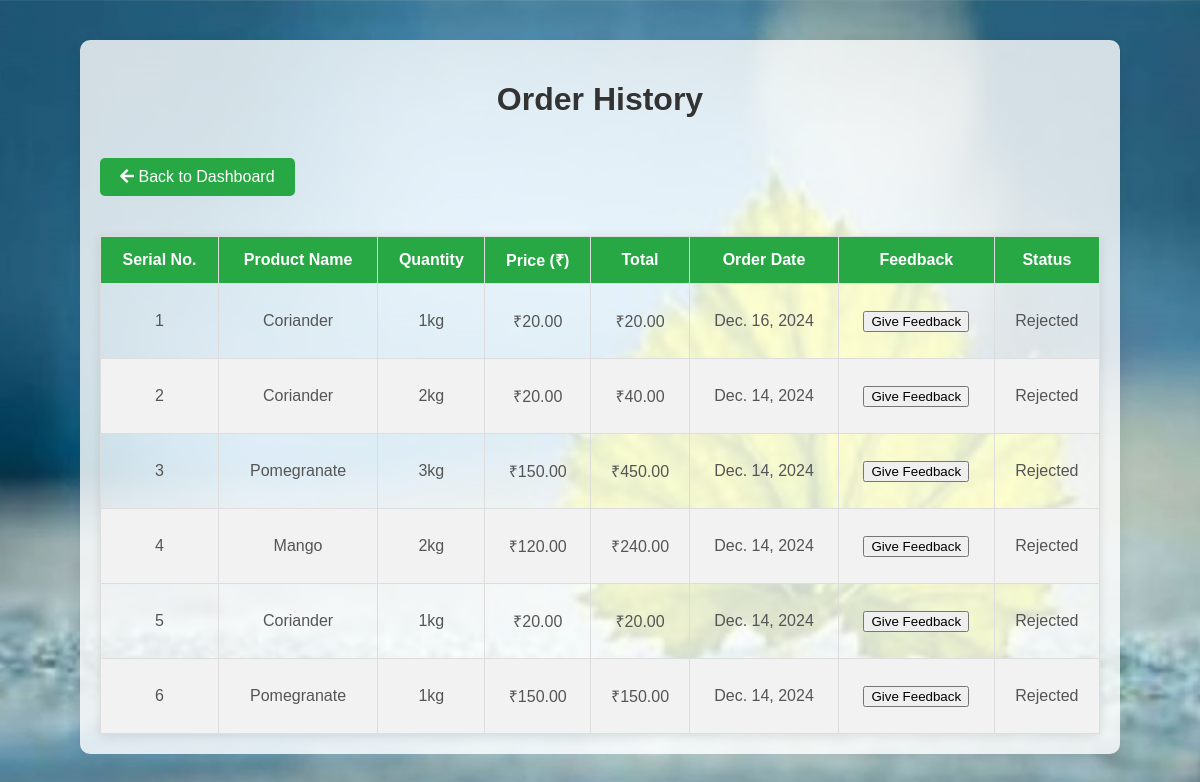
The app's page /customer/order/history/ (signed in) with its own data.
### customer/models/order.py (models this page shows, shortened)
class Order(models.Model):
    product = models.ForeignKey(Product,
                                on_delete=models.CASCADE)
    customer = models.ForeignKey(Customer,
                                 on_delete=models.CASCADE)
    farmer = models.ForeignKey(Farmer,
                                 on_delete=models.CASCADE)
    quantity = models.IntegerField(default=1)
    price = models.IntegerField()
    address = models.CharField(max_length=50, default='', blank=True)
    phone = models.CharField(max_length=50, default='', blank=True)
    date = models.DateField(default=datetime.datetime.today)
    status = models.BooleanField(default=False)

### farmers/models/products.py (models this page shows, shortened)
class Product(models.Model):
    farmer = models.ForeignKey(Farmer, on_delete=models.CASCADE, related_name='products')
    category = models.ForeignKey(Category, on_delete=models.CASCADE, default=1)
    name = models.CharField(max_length=100)
    price = models.DecimalField(max_digits=10, decimal_places=2)
    description = models.TextField()
    image = models.ImageField(upload_to='uploads/products/')
    quantity=models.DecimalField(max_digits=20, decimal_places=2)

### customer/middlewares/auth.py (the view)
    def middleware(request):
        if not request.session.get('customer_id'):
           return redirect('login')
        response = get_response(request)
        return response

### customer/templatetags/cart_filters.py (called while the page is built)
@register.filter
def multiply(value, arg):
    return value * arg

### customer/views.py (called while the page is built)
def order_history(request):
    customer = request.session.get('customer_id')
    orders = Order.objects.filter(customer=customer).order_by('-date')
    return render(request, 'customer/order.html', {'orders': orders})

### customer/templates/customer/order.html (shortened to what this page needs)
{% load static %}
{% load cart_filters %}
<!DOCTYPE html>
<html lang="en">
<head>
    <link rel="stylesheet" href="https://cdnjs.cloudflare.com/ajax/libs/font-awesome/5.15.4/css/all.min.css">
</head>
<body>
    <div class="container">
        <h1>Order History</h1>
        <a href="{% url 'product_listing' %}" class="back-button"><i class="fas fa-arrow-left"></i> Back to Dashboard</a>
        {% if orders %}
        <table class="order-table">
            <thead>
                <tr>
                    <th>Serial No.</th>
                    <th>Product Name</th>
                    <th>Quantity</th>
                    <th>Price (₹)</th>
                    <th>Total</th>
                    <th>Order Date</th>
                    <th>Feedback</th>
                    <th>Status</th>
                </tr>
            </thead>
            <tbody>
                {% for order in orders %}
                <tr>
                    <td>{{ forloop.counter }}</td>
                    <td>{{ order.product.name }}</td>
                    <td>{{ order.quantity }}kg</td>
                    <td>₹{{ order.product.price }}</td>
                    <td>₹{{ order.product.price|multiply:order.quantity }}</td>
                    <td>{{ order.date }}</td>
                    <td>
                        <form method="GET" action="{% url 'feedback' %}">
                            <button type="submit" class="feedback-btn">Give Feedback</button>
                        </form>
                    </td>
                    {% if order.status %}
                    <td>
                        <p>Accepted</p>
                    </td>
                    {% else %}
                    <td>
                        <p>Rejected</p>
                    </td>
                    {% endif %}
                </tr>
                {% endfor %}
            </tbody>
        </table>
        {% else %}
        <p>Your order history is empty.</p>
        {% endif %}
    </div>
</body>
</html>

### records on screen
Order: product.name "Coriander", quantity "1", product.price "20.00", product.price|multiply "20.00", date "Dec. 16, 2024", status "Rejected"
Order: product.name "Coriander", quantity "2", product.price "20.00", product.price|multiply "40.00", date "Dec. 14, 2024", status "Rejected"
Order: product.name "Pomegranate", quantity "3", product.price "150.00", product.price|multiply "450.00", date "Dec. 14, 2024", status "Rejected"
Order: product.name "Mango", quantity "2", product.price "120.00", product.price|multiply "240.00", date "Dec. 14, 2024", status "Rejected"
Order: product.name "Coriander", quantity "1", product.price "20.00", product.price|multiply "20.00", date "Dec. 14, 2024", status "Rejected"
Order: product.name "Pomegranate", quantity "1", product.price "150.00", product.price|multiply "150.00", date "Dec. 14, 2024", status "Rejected"
